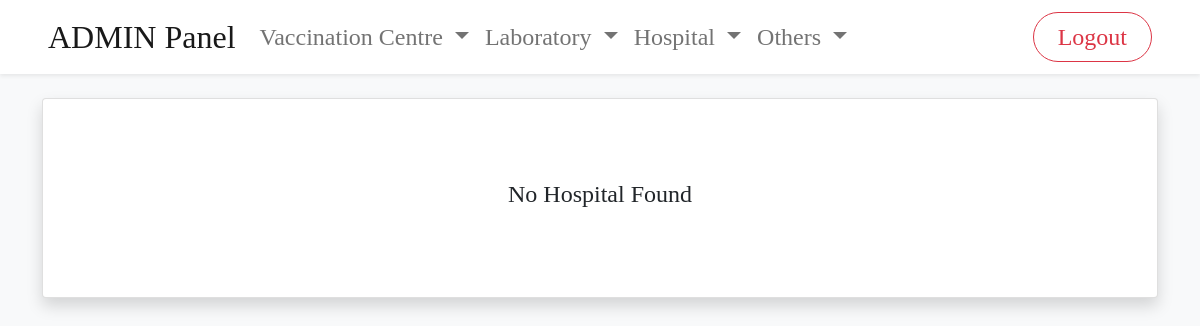
The app's page /admin/viewAllHospital.php, older data.
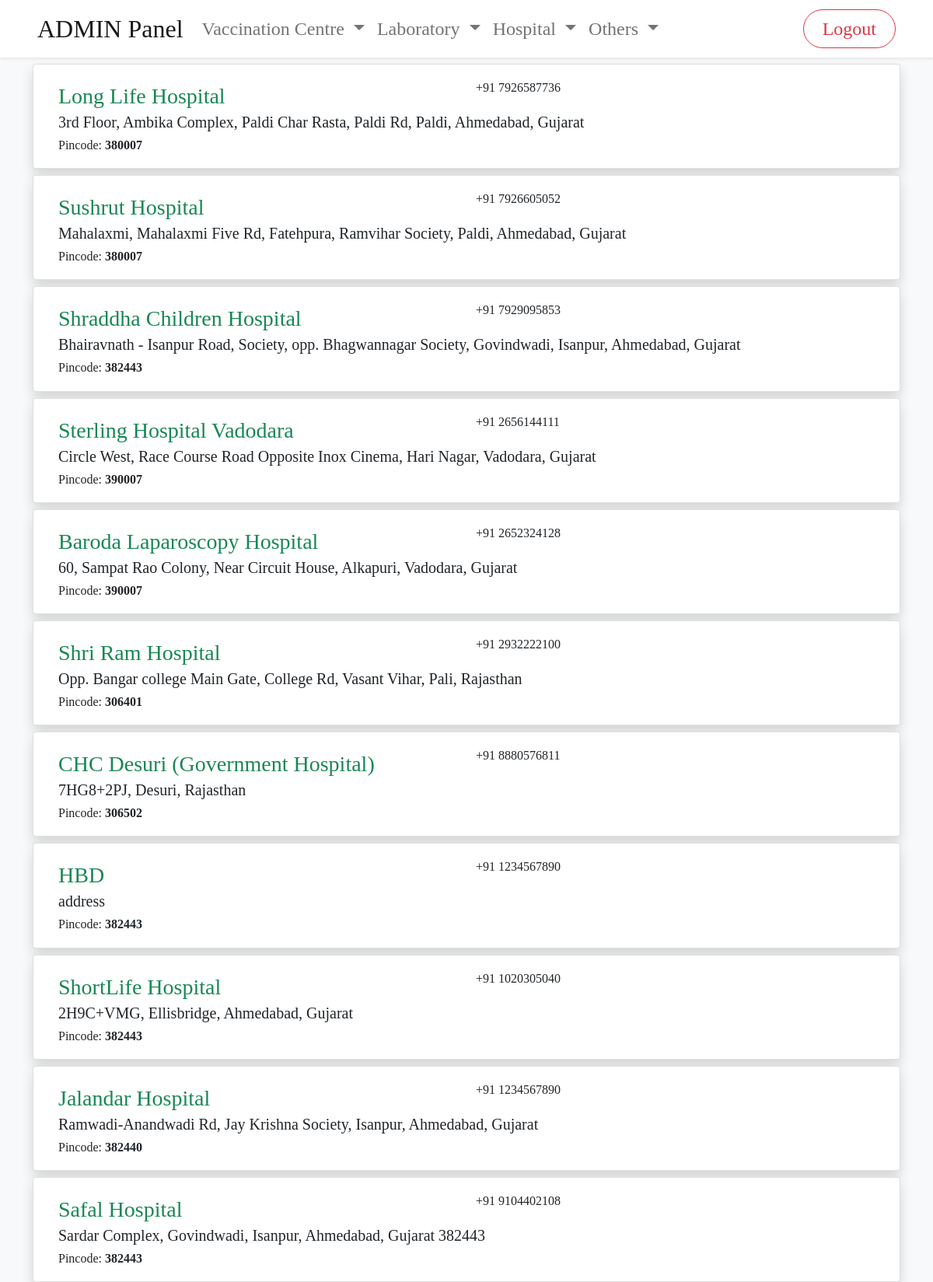
The same page, newer data.
### tables this page shows
CREATE TABLE `hospitals` (
  `hospital_id` int(11) NOT NULL,
  `hospital_username` varchar(50) NOT NULL,
  `hospital_password` varchar(50) NOT NULL,
  `hospital_name` text NOT NULL,
  `hospital_address` text NOT NULL,
  `contact_no` bigint(10) NOT NULL,
  `hospital_pincode` int(6) NOT NULL,
  `hospital_status` varchar(10) NOT NULL,
  `hospital_accepting_status` varchar(10) NOT NULL
);

### admin/viewAllHospital.php (the view, shortened to what this page needs)
<?php include('./includes/header.php'); ?>
<?php include('./includes/db.php');?>
<?php include('./includes/navigation.php'); ?>
<div class="container">
<?php
    $query = "SELECT * FROM hospitals WHERE hospital_accepting_status = 'accepted'";
    $getAllDetails = mysqli_query($connection,$query);
    if(mysqli_num_rows($getAllDetails)==0){
        ?>
        <div class="card mt-4 shadow d-flex align-items-center justify-content-md-center" style="min-height:200px;">
            <h4>No Hospital Found</h4>
        </div>
        <?php
    }else{
        while($row = mysqli_fetch_assoc($getAllDetails)){
            $hospital_name = $row['hospital_name'];
            $hospital_id = $row['hospital_id'];
            $hospital_address = $row['hospital_address'];
            $contact_no = $row['contact_no'];
            $hospital_pincode = $row['hospital_pincode'];
            ?>
            <div class="card mt-2 px-3 py-1 shadow">
                    <div class="card-body row">
                        <div class="col">
                            <div class="row">
                                <div class="col-md-6">
                                    <?php echo "<a href='viewHospitalRequest.php?hospitalid=$hospital_id' class='link-success fs-3 aTagHead'>$hospital_name</a>"; ?>
                                </div>
                                <div class="col-md-6">
                                    <h6 class="card-text">+91 <?php echo $contact_no; ?></h6>
                                </div>
                            </div>
                            <h5 class="card-text"><?php echo $hospital_address; ?></h5>
                            <h6 class="card-text">Pincode:
                                <b><?php echo $hospital_pincode; ?></b>
                            </h6>
                        </div>
                    </div>
                </div>
            <?php
        }
    }
?>
</div>

Row changes from the older to the newer data that the page shows:
added hospitals: hospital_name "Long Life Hospital", contact_no "7926587736", hospital_address "3rd Floor, Ambika Complex, Paldi Char Rasta, Paldi Rd, Paldi, Ahmedabad, Gujarat", hospital_pincode "380007"
added hospitals: hospital_name "Sushrut Hospital", contact_no "7926605052", hospital_address "Mahalaxmi, Mahalaxmi Five Rd, Fatehpura, Ramvihar Society, Paldi, Ahmedabad, Gujarat", hospital_pincode "380007"
added hospitals: hospital_name "Shraddha Children Hospital", contact_no "7929095853", hospital_address "Bhairavnath - Isanpur Road, Society, opp. Bhagwannagar Society, Govindwadi, Isanpur, Ahmedabad, Gujarat", hospital_pincode "382443"
added hospitals: hospital_name "Sterling Hospital Vadodara", contact_no "2656144111", hospital_address "Circle West, Race Course Road Opposite Inox Cinema, Hari Nagar, Vadodara, Gujarat", hospital_pincode "390007"
added hospitals: hospital_name "Baroda Laparoscopy Hospital", contact_no "2652324128", hospital_address "60, Sampat Rao Colony, Near Circuit House, Alkapuri, Vadodara, Gujarat", hospital_pincode "390007"
added hospitals: hospital_name "Shri Ram Hospital", contact_no "2932222100", hospital_address "Opp. Bangar college Main Gate, College Rd, Vasant Vihar, Pali, Rajasthan", hospital_pincode "306401"
added hospitals: hospital_name "CHC Desuri (Government Hospital)", contact_no "8880576811", hospital_address "7HG8+2PJ, Desuri, Rajasthan", hospital_pincode "306502"
added hospitals: hospital_name "HBD", contact_no "1234567890", hospital_address "address", hospital_pincode "382443"
added hospitals: hospital_name "ShortLife Hospital", contact_no "1020305040", hospital_address "2H9C+VMG, Ellisbridge, Ahmedabad, Gujarat", hospital_pincode "382443"
added hospitals: hospital_name "Jalandar Hospital", contact_no "1234567890", hospital_address "Ramwadi-Anandwadi Rd, Jay Krishna Society, Isanpur, Ahmedabad, Gujarat", hospital_pincode "382440"
added hospitals: hospital_name "Safal Hospital", contact_no "9104402108", hospital_address "Sardar Complex, Govindwadi, Isanpur, Ahmedabad, Gujarat 382443", hospital_pincode "382443"
Text that changed along with them:
text no longer shown: "No Hospital Found"
